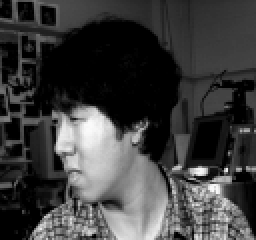
#> input picture Parte-2/RecFac/an2i/an2i_right_angry_open.png, 128 x 120 px (shown 2 times larger); its folder holds only this picture in this run
$ jupyter execute perceptron_q2.ipynb   (shell and % lines are left out)
#> lines starting #> are read from the running program, lines starting #| are printed output that depends on the picture
[cell 1]
import os
import cv2
import numpy as np
import matplotlib.pyplot as plt
import seaborn as sns

#### Funções Utilitárias

[cell 2]
def load_images_from_directory(directory, img_size=(50, 50)):
    """
    Carrega e redimensiona imagens de um diretório.
    Args:
        directory (str): Caminho do diretório.
        img_size (tuple): Tamanho para redimensionamento das imagens.
    Returns:
        images (list): Lista de imagens em escala de cinza redimensionadas.
        labels (list): Lista de rótulos correspondentes.
    """
#> called with directory = 'RecFac', img_size = (50, 50)
    images = []
    labels = []
    classes = sorted(os.listdir(directory))  # Cada subdiretório é uma classe
    for label_idx, class_name in enumerate(classes):
        class_path = os.path.join(directory, class_name)
        if os.path.isdir(class_path):
            for file_name in os.listdir(class_path):
                img_path = os.path.join(class_path, file_name)
                img = cv2.imread(img_path, cv2.IMREAD_GRAYSCALE)  # Carrega em escala de cinza
#> img is the input picture: shape (120, 128); min 0, max 250, mean 61.6
                if img is not None:
                    img_resized = cv2.resize(img, img_size)
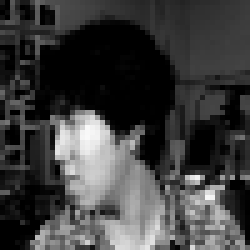
#> img_resized: shape (50, 50) (shown 5 times larger); min 0, max 249, mean 61.6
                    images.append(img_resized.flatten())  # Achatar imagem em vetor
                    labels.append(label_idx)
#> pass 2 of the loop in load_images_from_directory, `for label_idx, class_name in enumerate(classes):`:
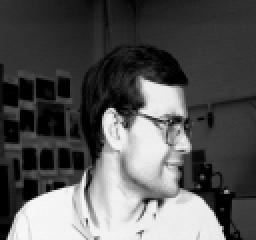
#> input picture Parte-2/RecFac/at33/at33_left_angry_open.png, 128 x 120 px (shown 2 times larger)
#> in load_images_from_directory, img is the input picture: shape (120, 128); min 0, max 248, mean 86.1
#> in load_images_from_directory, `img_resized = cv2.resize(img, img_size)`:
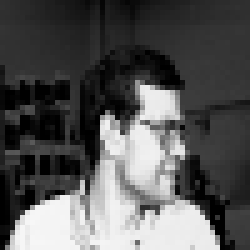
#> img_resized: shape (50, 50) (shown 5 times larger); min 0, max 247, mean 85.9
    return np.array(images), np.array(labels)

[cell 3]
def normalize_data(images):
    return images / 255.0

[cell 4]
def one_hot_encode(labels, num_classes):
    return np.eye(num_classes)[labels]

#### Definição do Modelo Perceptron

[cell 5]
def step_function(x):
    return np.where(x >= 0, 1, 0)

class Perceptron:
    def __init__(self, input_size, num_classes):
        self.weights = np.random.randn(input_size, num_classes) * 0.01
        self.bias = np.zeros(num_classes)

    def train(self, X, y, epochs=10, lr=0.1):
        for epoch in range(epochs):
            for i in range(X.shape[0]):
                output = step_function(np.dot(X[i], self.weights) + self.bias)
                error = y[i] - output
                self.weights += lr * np.outer(X[i], error)
                self.bias += lr * error

    def predict(self, X):
        return step_function(np.dot(X, self.weights) + self.bias)

#### Funções de Avaliação
Dividir dados

[cell 6]
def train_test_split(X, y, test_size=0.2):
    indices = np.arange(X.shape[0])
    np.random.shuffle(indices)
    split_idx = int(X.shape[0] * (1 - test_size))
    train_idx, test_idx = indices[:split_idx], indices[split_idx:]
    return X[train_idx], X[test_idx], y[train_idx], y[test_idx]

Avaliar modelo

[cell 7]
def evaluate_model(y_true, y_pred):
    accuracy = np.mean(y_true == y_pred)
    sensitivity = np.mean((y_true == 1) & (y_pred == 1)) / np.mean(y_true == 1)
    specificity = np.mean((y_true == 0) & (y_pred == 0)) / np.mean(y_true == 0)
    return accuracy, sensitivity, specificity

Plotar matriz de confusão

[cell 8]
def plot_confusion_matrix(y_true, y_pred, class_names):
    confusion = np.zeros((len(class_names), len(class_names)), dtype=int)
    for t, p in zip(y_true, y_pred):
        confusion[t, p] += 1
    sns.heatmap(confusion, annot=True, fmt="d", cmap="Blues", xticklabels=class_names, yticklabels=class_names)
    plt.xlabel("Predicted")
    plt.ylabel("True")
    plt.show()

#### Configuração e Pré-processamento

[cell 9]
# Configuração do diretório e tamanhos
data_dir = r"RecFac"
img_size = (50, 50)

# Carregar e processar as imagens
images, labels = load_images_from_directory(data_dir, img_size=img_size)
#> labels = [0, 1]
images = normalize_data(images)
num_classes = len(set(labels))
#> num_classes = 2
labels_one_hot = one_hot_encode(labels, num_classes)
#> labels_one_hot = [[1, 0], [0, 1]]

#### Divisão de Dados

[cell 10]
X_train, X_test, y_train, y_test = train_test_split(images, labels_one_hot)
#> y_train = [[0, 1]]; y_test = [[1, 0]]

#### Treinamento do Perceptron

[cell 11]
perceptron = Perceptron(input_size=images.shape[1], num_classes=num_classes)
#> in __init__, `self.weights = np.random.randn(input_size, num_classes) * 0.01`: self.weights = 2500 pairs, first value -0.0318 to 0.0316, second value -0.0318 to 0.0343
perceptron.train(X_train, y_train, epochs=10, lr=0.1)
#> after the loop in train, `for epoch in range(epochs):`: self.bias = [-0.1, 0.1]; self.weights = 2500 pairs, first value -0.119 to 0.0244, second value -0.0294 to 0.123

#### Avaliação do Modelo

[cell 12]
y_pred_train = np.argmax(perceptron.predict(X_train), axis=1)
#> y_pred_train = [1]
y_pred_test = np.argmax(perceptron.predict(X_test), axis=1)
#> y_pred_test = [1]

y_true_train = np.argmax(y_train, axis=1)
#> y_true_train = [1]
y_true_test = np.argmax(y_test, axis=1)
#> y_true_test = [0]

train_accuracy, train_sensitivity, train_specificity = evaluate_model(y_true_train, y_pred_train)
#> in evaluate_model, `accuracy = np.mean(y_true == y_pred)`: accuracy = 1
#> in evaluate_model, `specificity = np.mean((y_true == 0) & (y_pred == 0)) / np.mean(y_true ..`: specificity = nan
#> train_accuracy = 1; train_sensitivity = 1; train_specificity = nan
test_accuracy, test_sensitivity, test_specificity = evaluate_model(y_true_test, y_pred_test)
#> test_accuracy = 0; test_sensitivity = nan; test_specificity = 0

[cell 13]
# Exibir resultados
print(
f'''Treino
    Acurácia: {train_accuracy},
    Sensibilidade: {train_sensitivity},
    Especificidade: {train_specificity}''')
#| Treino
#|     Acurácia: 1.0,
#|     Sensibilidade: 1.0,
#|     Especificidade: nan
print(
f'''Teste
    Acurácia: {test_accuracy},
    Sensibilidade: {test_sensitivity},
    Especificidade: {test_specificity}''')
#| Teste
#|     Acurácia: 0.0,
#|     Sensibilidade: nan,
#|     Especificidade: 0.0

#### Visualizar Resultados

[cell 14]
class_names = sorted(os.listdir(data_dir))
plot_confusion_matrix(y_true_test, y_pred_test, class_names)
#> the loop in plot_confusion_matrix, `for t, p in zip(y_true, y_pred):` made 1 pass
#> after the loop in plot_confusion_matrix, `for t, p in zip(y_true, y_pred):`: confusion = [[0, 1], [0, 0]]
#> in plot_confusion_matrix, `plt.show()`:
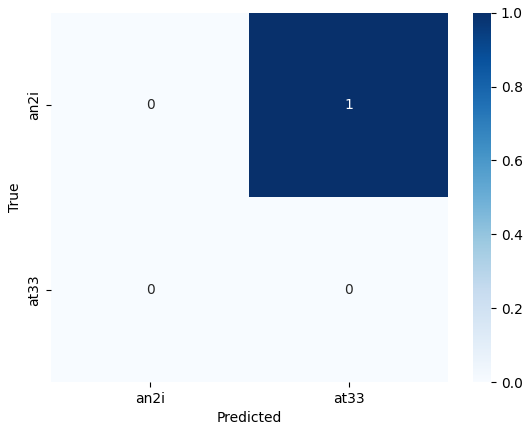
#> figure drawn by matplotlib, 2 panels
